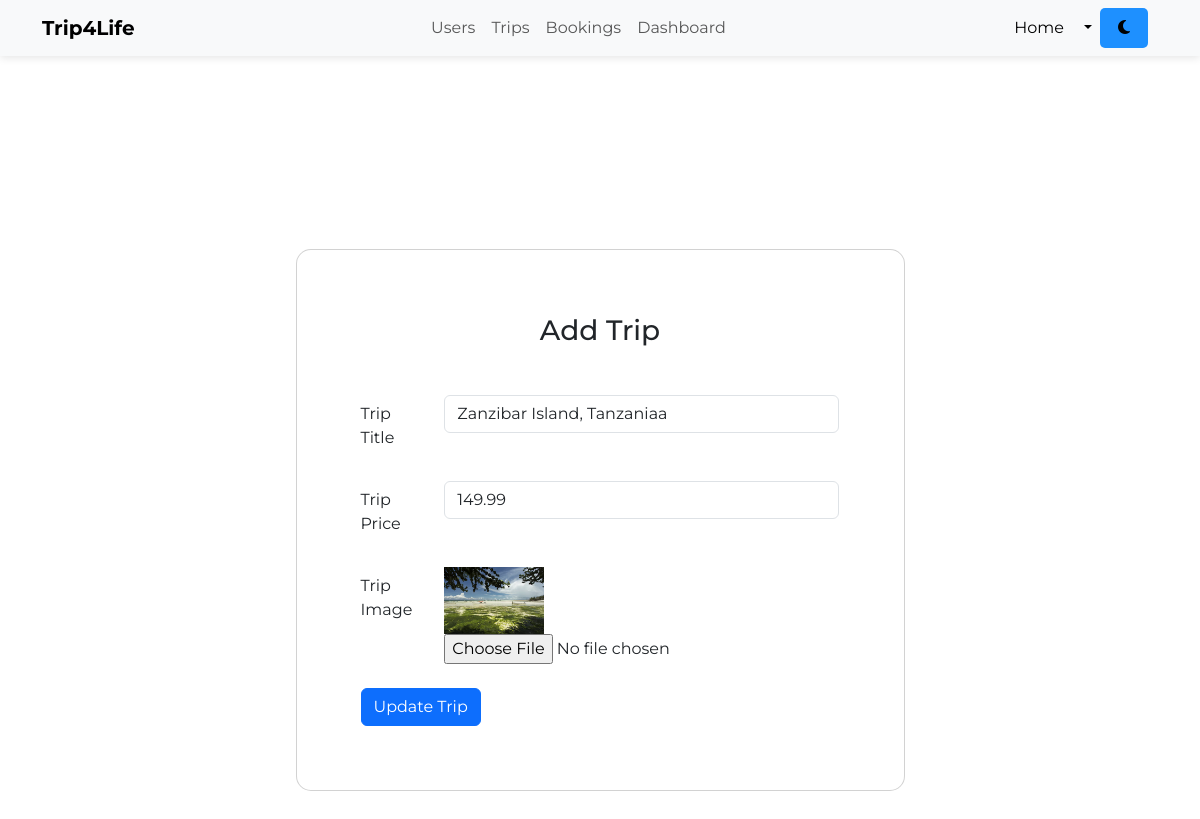
The page /admin/edit_trip.php?edit_trip_id=1 on the database its author committed.
### tables this page shows
CREATE TABLE `trips` (
  `id` int(11) NOT NULL,
  `trip_image` text NOT NULL,
  `trip_title` varchar(200) NOT NULL,
  `trip_price` decimal(11,2) NOT NULL,
  `trip_status` varchar(20) NOT NULL DEFAULT 'Unactive',
  `trip_participants` int(11) NOT NULL,
  `trip_desc` text NOT NULL
);

### admin/edit_trip.php (the view, shortened to what this page needs)
<?php
include "admin_header.php";
?>
<?php
if (isset($_GET['edit_trip_id'])) {
    $the_trip_id = $_GET['edit_trip_id'];
    $query = "SELECT * FROM trips WHERE id = ?";
    $select_trip_by_id = $pdo->prepare( $query);
    $select_trip_by_id->execute([$the_trip_id]);
    $trip = $select_trip_by_id->fetchAll();
    foreach($trip as $row){
        $trip_image=$row["trip_image"];
        $trip_title=$row["trip_title"];
        $trip_price=$row["trip_price"];
    }
}
?>
<body>
    <?php include "admin_nav.php"; ?>
    <br><br>
    <section class="vh-100 gradient-custom">
        <div class="container py-5 h-100">
            <div class="row justify-content-center align-items-center h-100">
                <div class="col-12 col-lg-9 col-xl-7 ">
                    <div class="card shadow-2-strong card-registration" style="border-radius: 15px;">
                        <div class="card-body p-4 p-md-5">
                            <h3 class="mb-4 pb-2 pb-md-0 mb-md-5 text-center">Add Trip</h3>
                            <form action="" method="POST" enctype="multipart/form-data">
                                <div class="form-group row">
                                    <label for="trip_title" class="col-sm-2 col-form-label">Trip Title</label>
                                    <div class="col-sm-10">
                                        <input type="text" class="form-control" id="trip_title" name="trip_title"
                                            value="<?= isset($trip_title) ? $trip_title : '' ?>"
                                            placeholder="Trip Title">
                                    </div>
                                </div>
                                <br>
                                <div class="form-group row">
                                    <label for="trip_price" class="col-sm-2 col-form-label">Trip Price</label>
                                    <div class="col-sm-10">
                                        <input type="text" class="form-control" id="trip_price" name="trip_price"
                                            value="<?= isset($trip_price) ? $trip_price : '' ?>"
                                            placeholder="Trip Price">
                                    </div>
                                </div>
                                <br>
                                <div class="form-group row">
                                    <label for="trip_image" class="col-sm-2 col-form-label">Trip Image</label>
                                    <div class="col-sm-10">
                                        <img width="100" src="../pictures/<?php echo $trip_image; ?>" alt="">
                                        <input type="file" class="form-control-file" id="trip_image" name="trip_image"
                                            accept="image/*">
                                    </div>
                                </div>
                                <br>
                                <div class="form-group row">
                                    <div class="col-sm-10">
                                        <button type="submit" name="edit_trip" class="btn btn-primary">Update
                                            Trip</button>
                                    </div>
                                </div>
                            </form>
                        </div>
                    </div>
                </div>
            </div>
        </div>
    </section>
</body>
<?php
include "admin_footer.php";
?>

### admin/styles/admin_style.css (style rules this page uses)
body { font-family: 'Montserrat', sans-serif; }
.card { border-radius: 1em; padding: 1em; margin: 1em; }
.card-body .btn { transition: all 0.2s ease-in-out; }

### rows shown on the page
trips: trip_title "Zanzibar Island, Tanzaniaa", trip_price "149.99", trip_image (picture)
